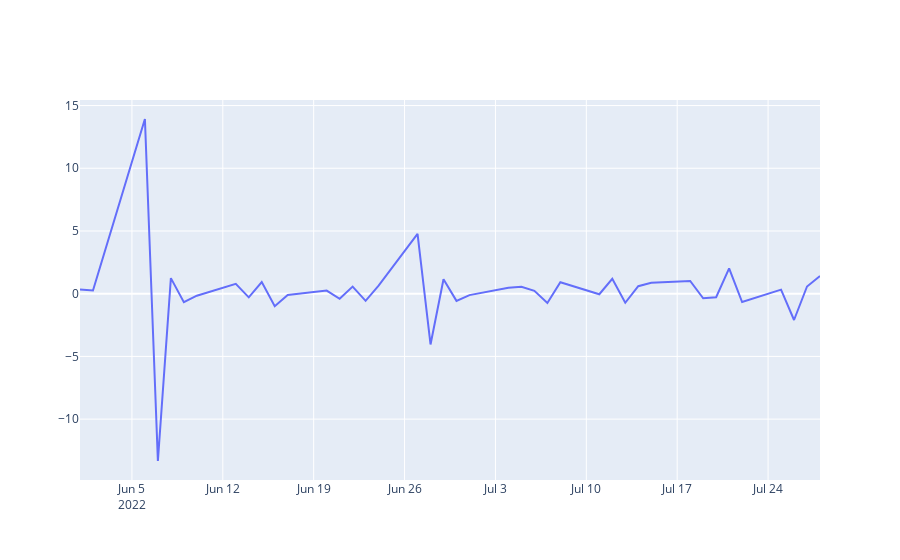

Here is the notebook cell this chart was saved with:
### Markdown cell above
# stk pre status

### Code cell
df_history_return = w.wsd("128111.SZ,002738.SZ,128095.SZ,002812.SZ,113626.SH,603596.SH,123092.SZ,300332.SZ",
 "pct_chg", f"{status_begin_date}", f"{status_end_date}", "",usedf=True)[1]

df_pair_history_return = df_history_return[cbond_pair]
df_pair_history_return['diff'] = df_pair_history_return[cbond_pair[0]] - df_pair_history_return[cbond_pair[1]]
# df_pair_history_return['diff'].plot()

import warnings
warnings.filterwarnings("ignore")


#plotly 画图代码模板
import plotly.graph_objects as go
fig = go.Figure(data=[
    go.Scatter(name='diff', x=df_pair_history_return.index, y=df_pair_history_return['diff']),
])
fig.show()

df_stk_pre_return = w.wsd("128111.SZ,002738.SZ,128095.SZ,002812.SZ,113626.SH,603596.SH,123092.SZ,300332.SZ", 
"pct_chg", f"{status_begin_date}", f"{status_end_date}", "",usedf=True)[1]

df_stk_pre_return = df_stk_pre_return.reset_index()
df_stk_pre_return['index'] = df_stk_pre_return['index'].apply(str)
df_stk_pre_return = df_stk_pre_return.set_index('index')

df_stk_pre_trade_status = w.wsd("002812.SZ,603596.SH,300332.SZ,002738.SZ", 
"trade_status", f"{status_begin_date}", f"{status_end_date}", "",usedf=True)[1]
df_stk_pre_trade_status = df_stk_pre_trade_status.reset_index()
df_stk_pre_trade_status['index'] = df_stk_pre_trade_status['index'].apply(str)
df_stk_pre_trade_status = df_stk_pre_trade_status.set_index('index')

### Figure 1 — Plotly figure (JSON) as saved in the notebook; plotly's stock layout.template omitted (floating-point values rounded to 4 significant figures)
{"data": [{"name": "diff", "type": "scatter", "x": ["2022-06-01", "2022-06-02", "2022-06-06", "2022-06-07", "2022-06-08", "2022-06-09", "2022-06-10", "2022-06-13", "2022-06-14", "2022-06-15", "2022-06-16", "2022-06-17", "2022-06-20", "2022-06-21", "2022-06-22", "2022-06-23", "2022-06-24", "2022-06-27", "2022-06-28", "2022-06-29", "2022-06-30", "2022-07-01", "2022-07-04", "2022-07-05", "2022-07-06", "2022-07-07", "2022-07-08", "2022-07-11", "2022-07-12", "2022-07-13", "2022-07-14", "2022-07-15", "2022-07-18", "2022-07-19", "2022-07-20", "2022-07-21", "2022-07-22", "2022-07-25", "2022-07-26", "2022-07-27", "2022-07-28"], "y": [0.3414, 0.2546, 13.93, -13.34, 1.241, -0.6711, -0.1603, 0.7894, -0.2911, 0.9281, -0.9978, -0.095, 0.2449, -0.4063, 0.5652, -0.5701, 0.6486, 4.776, -4.045, 1.147, -0.5712, -0.1136, 0.4657, 0.5488, 0.2335, -0.7433, 0.9148, -0.04339, 1.183, -0.725, 0.5958, 0.8671, 1.011, -0.3689, -0.282, 2.013, -0.662, 0.3223, -2.097, 0.5738, 1.412]}], "layout": {}}
